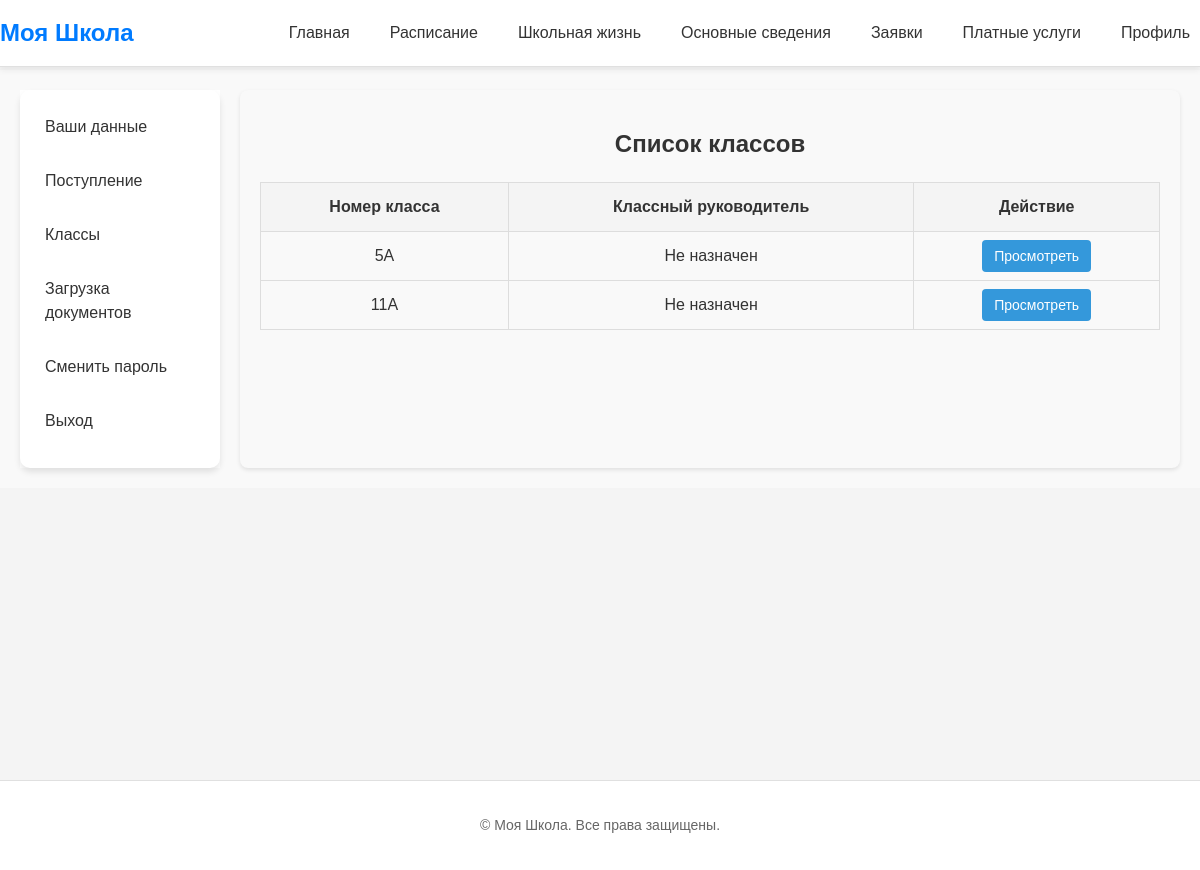
Before: /profile/classroom/ (signed in) with the older database file.
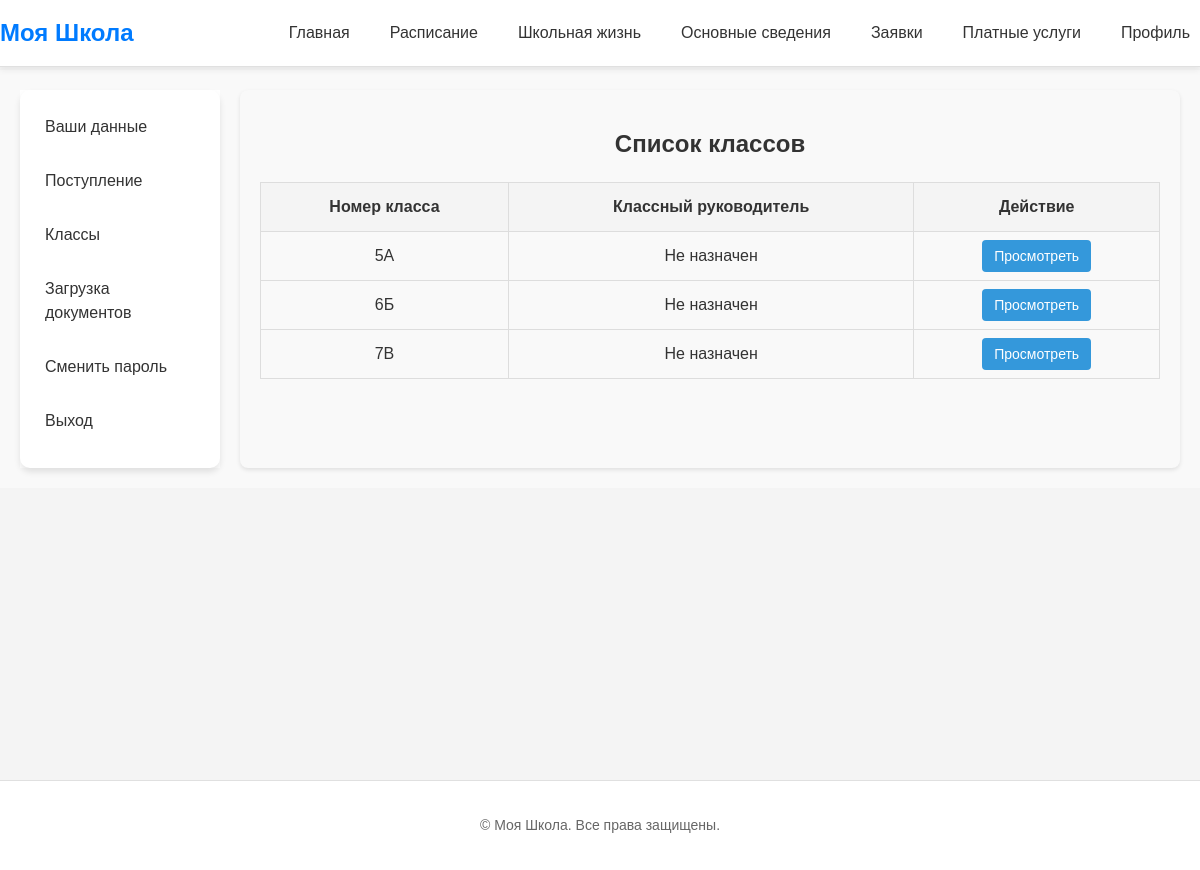
After: the same page with the newer database file.
### school/models.py (models this page shows, shortened)
class Class(models.Model):
    name = models.CharField(max_length=10, verbose_name="Класс")
    teacher = models.ForeignKey(
        'Teacher', on_delete=models.SET_NULL, verbose_name="Классный руководитель", blank=True, null=True
    )
    max_students = models.PositiveIntegerField(default=25, verbose_name="Максимальное количество студентов")

### school/views.py (the view)
# urls.py: path('profile/classroom/', views.classroom_list, name='classroom_list'),
@login_required
def classroom_list(request):
    role = access_role(request)[1]
    classrooms = Class.objects.all()
    return render(request, 'profile/classroom_list.html',
                  {'classrooms': classrooms, 'role': role})

### school/views.py (called while the page is built)
def access_role(request):
    if request.user.groups.filter(name='Teachers').exists():
        profile = Teacher.objects.get(user=request.user)
        role = 'Teacher'
    elif request.user.groups.filter(name='Directors').exists():
        profile = Teacher.objects.get(user=request.user)
        role = 'Director'
    elif request.user.groups.filter(name='Managements').exists():
        profile = Teacher.objects.get(user=request.user)
        role = 'Management'
    elif request.user.groups.filter(name='Students').exists():
        profile = Student.objects.get(user=request.user)
        role = 'Student'
    else:
        profile = AdmissionRequest.objects.get(user=request.user)
        role = 'Guest'
    return profile, role

### templates/profile/classroom_list.html
{% extends 'index.html' %}
{% load static %}
{% block extra_css %}
<link rel="stylesheet" href="{% static 'css/profile.css' %}">
{% endblock %}
{% block content %}
    <div class="profile-container">
        {% include 'profile/profile_menu.html' %}
        <div class="classroom-content">
            <h1>Список классов</h1>
            <table>
                <thead>
                <tr>
                    <th>Номер класса</th>
                    <th>Классный руководитель</th>
                    <th>Действие</th>
                </tr>
                </thead>
                <tbody>
                {% for classroom in classrooms %}
                    <tr>
                        <td>{{ classroom.name }}</td>
                        {% if classroom.teacher %}
                            <td>{{ classroom.teacher.last_name }} {{ classroom.teacher.first_name }} {{ classroom.teacher.patronymic }}</td>
                        {% else %}
                            <td>Не назначен</td>
                        {% endif %}
                        <td>
                            <a href="{% url 'classroom_detail' classroom.pk %}" class="classroom-button">Просмотреть</a>
                        </td>
                    </tr>
                {% empty %}
                    <tr>
                        <td colspan="4">Классов нет.</td>
                    </tr>
                {% endfor %}
                </tbody>
            </table>
        </div>
    </div>
{% endblock %}

Changed rows visible on the page:
removed Class: name "5A", shows "Не назначен"
removed Class: name "11A", shows "Не назначен"
added Class: name "5А", shows "Не назначен"
added Class: name "6Б", shows "Не назначен"
added Class: name "7В", shows "Не назначен"
